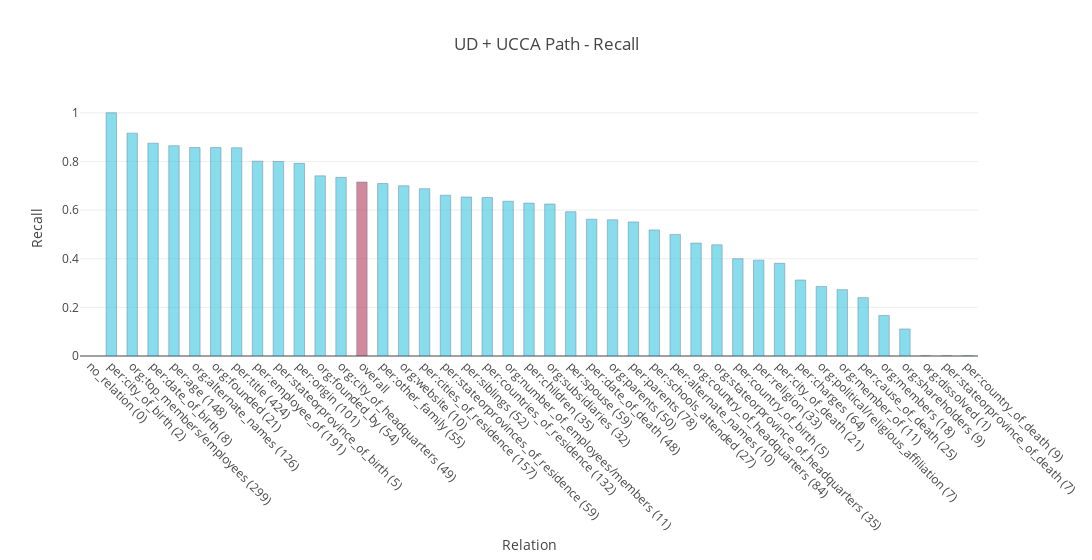

This figure's notebook cell:
### Code cell
import plotly.graph_objs as go

overall_index = next(i for (i, stat) in enumerate(stats) if stat[0] == 'overall')

colors = ['rgb(58,200,225)'] * len(stats)
colors[overall_index] = 'rgb(181,59,89)'

trace = go.Bar(
    x=[stat[0] for stat in stats],
    y=[stat[1] for stat in stats],
    name='Recall',
    width=0.5,
    marker=dict(
        color=colors,
        line=dict(
            color='rgb(8,48,107)',
            width=0.5),
        ),
    opacity=0.6
)

data = [trace]
layout = go.Layout(
    title='UD + UCCA Path - Recall',
    xaxis_title="Relation",
    yaxis_title="Recall",    
    barmode='overlay',
    width=1200,
    xaxis = go.layout.XAxis(
        tickangle = 45,
        automargin = True
        
    )
    
        
)

fig = go.Figure(data=data, layout=layout)
iplot(fig)

### Figure 1 — Plotly figure (JSON) as saved in the notebook; plotly's stock layout.template omitted (floating-point values rounded to 4 significant figures)
{"data": [{"marker": {"color": ["rgb(58,200,225)", "rgb(58,200,225)", "rgb(58,200,225)", "rgb(58,200,225)", "rgb(58,200,225)", "rgb(58,200,225)", "rgb(58,200,225)", "rgb(58,200,225)", "rgb(58,200,225)", "rgb(58,200,225)", "rgb(58,200,225)", "rgb(58,200,225)", "rgb(58,200,225)", "rgb(181,59,89)", "rgb(58,200,225)", "rgb(58,200,225)", "rgb(58,200,225)", "rgb(58,200,225)", "rgb(58,200,225)", "rgb(58,200,225)", "rgb(58,200,225)", "rgb(58,200,225)", "rgb(58,200,225)", "rgb(58,200,225)", "rgb(58,200,225)", "rgb(58,200,225)", "rgb(58,200,225)", "rgb(58,200,225)", "rgb(58,200,225)", "rgb(58,200,225)", "rgb(58,200,225)", "rgb(58,200,225)", "rgb(58,200,225)", "rgb(58,200,225)", "rgb(58,200,225)", "rgb(58,200,225)", "rgb(58,200,225)", "rgb(58,200,225)", "rgb(58,200,225)", "rgb(58,200,225)", "rgb(58,200,225)", "rgb(58,200,225)", "rgb(58,200,225)"], "line": {"color": "rgb(8,48,107)", "width": 0.5}}, "name": "Recall", "opacity": 0.6, "type": "bar", "uid": "99bcb321-3da2-4787-9956-2cddb80bcf36", "width": 0.5, "x": ["no_relation (0)", "per:city_of_birth (2)", "org:top_members/employees (299)", "per:date_of_birth (8)", "per:age (148)", "org:alternate_names (126)", "org:founded (21)", "per:title (424)", "per:employee_of (191)", "per:stateorprovince_of_birth (5)", "per:origin (101)", "org:founded_by (54)", "org:city_of_headquarters (49)", "overall", "per:other_family (55)", "org:website (10)", "per:cities_of_residence (157)", "per:stateorprovinces_of_residence (59)", "per:siblings (52)", "per:countries_of_residence (132)", "org:number_of_employees/members (11)", "per:children (35)", "org:subsidiaries (32)", "per:spouse (59)", "per:date_of_death (48)", "org:parents (50)", "per:parents (78)", "per:schools_attended (27)", "per:alternate_names (10)", "org:country_of_headquarters (84)", "org:stateorprovince_of_headquarters (35)", "per:country_of_birth (5)", "per:religion (33)", "per:city_of_death (21)", "per:charges (64)", "org:political/religious_affiliation (7)", "org:member_of (11)", "per:cause_of_death (25)", "org:members (18)", "org:shareholders (9)", "org:dissolved (1)", "per:stateorprovince_of_death (7)", "per:country_of_death (9)"], "y": [null, 1, 0.9164, 0.875, 0.8649, 0.8571, 0.8571, 0.8561, 0.801, 0.8, 0.7921, 0.7407, 0.7347, 0.7154, 0.7091, 0.7, 0.6879, 0.661, 0.6538, 0.6515, 0.6364, 0.6286, 0.625, 0.5932, 0.5625, 0.56, 0.5513, 0.5185, 0.5, 0.4643, 0.4571, 0.4, 0.3939, 0.381, 0.3125, 0.2857, 0.2727, 0.24, 0.1667, 0.1111, 0, 0, 0]}], "layout": {"barmode": "overlay", "title": {"text": "UD + UCCA Path - Recall"}, "width": 1200, "xaxis": {"automargin": true, "tickangle": 45, "title": {"text": "Relation"}}, "yaxis": {"title": {"text": "Recall"}}}}
